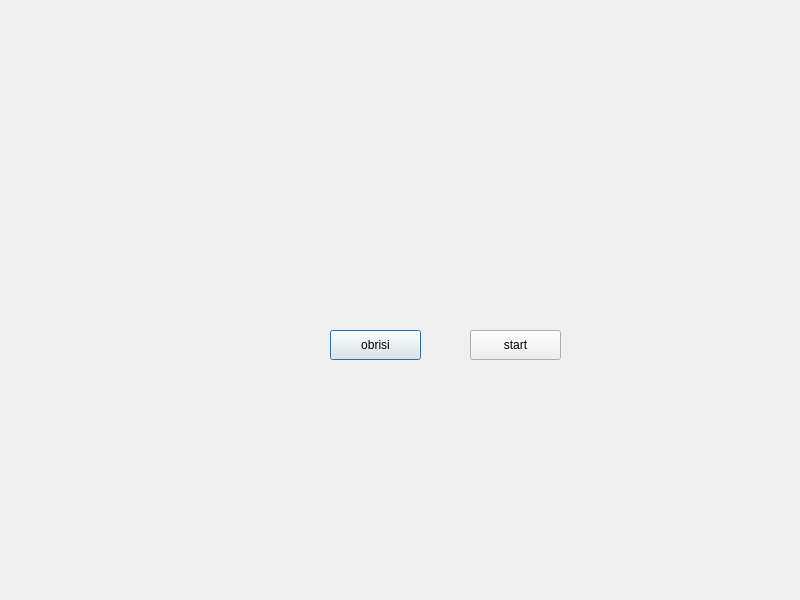
<?xml version="1.0" encoding="UTF-8"?>
<ui version="4.0">
 <class>Dialog</class>
 <widget class="QDialog" name="Dialog">
  <property name="geometry">
   <rect>
    <x>0</x>
    <y>0</y>
    <width>800</width>
    <height>600</height>
   </rect>
  </property>
  <property name="windowTitle">
   <string>Dialog</string>
  </property>
  <widget class="QWidget" name="verticalLayoutWidget">
   <property name="geometry">
    <rect>
     <x>100</x>
     <y>20</y>
     <width>471</width>
     <height>301</height>
    </rect>
   </property>
   <layout class="QVBoxLayout" name="verticalLayout"/>
  </widget>
  <widget class="QPushButton" name="pushButton">
   <property name="geometry">
    <rect>
     <x>330</x>
     <y>330</y>
     <width>91</width>
     <height>30</height>
    </rect>
   </property>
   <property name="text">
    <string>obrisi</string>
   </property>
  </widget>
  <widget class="QPushButton" name="pushButton_2">
   <property name="geometry">
    <rect>
     <x>470</x>
     <y>330</y>
     <width>91</width>
     <height>30</height>
    </rect>
   </property>
   <property name="text">
    <string>start</string>
   </property>
  </widget>
 </widget>
 <resources/>
 <connections/>
</ui>
